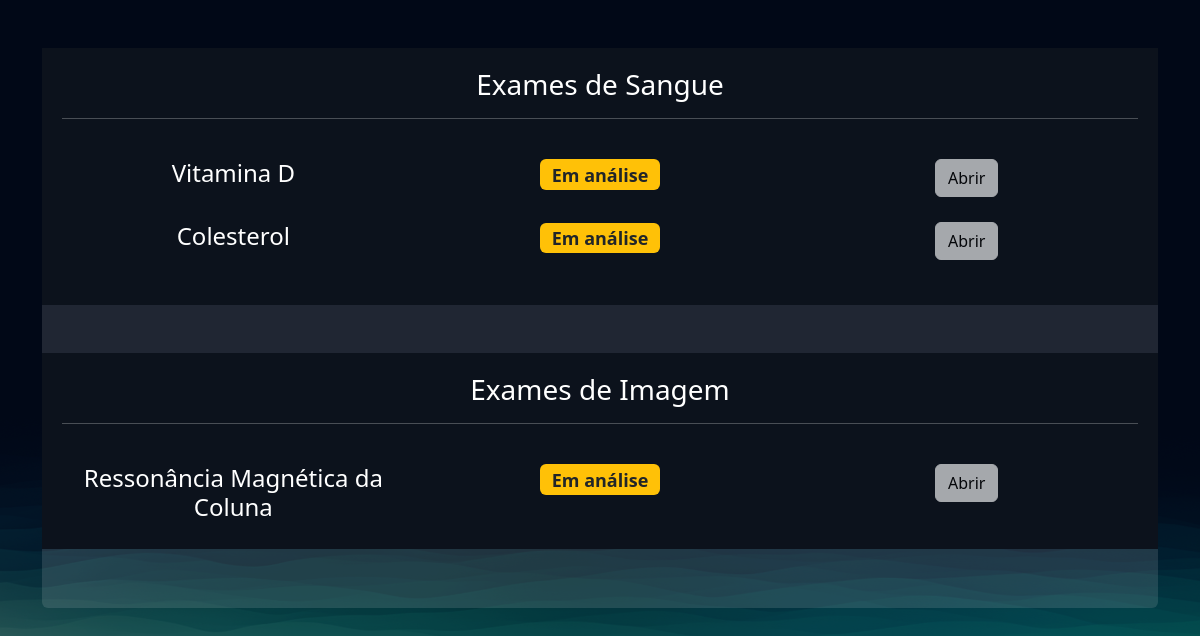
/exames/gerenciar_exames/ (signed in), run on an earlier commit of the app's database.
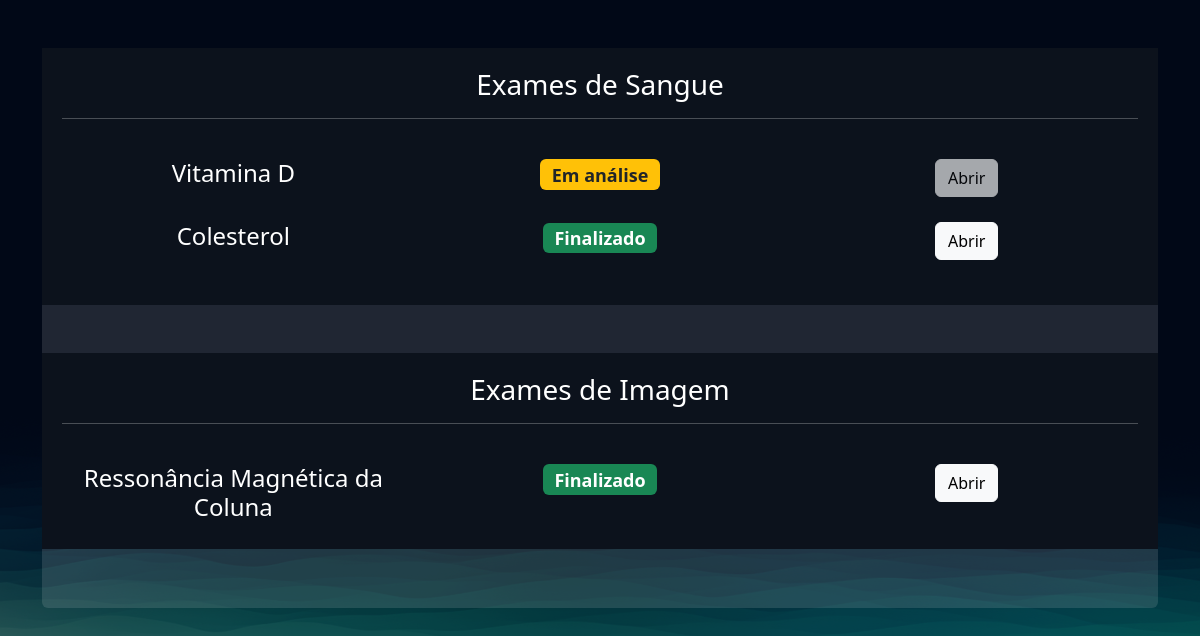
And on a later commit of the database.
### exames/models.py (models this page shows, shortened)
class SolicitacaoExame(models.Model):
    choice_status = (
    ('E', 'Em análise'),
    ('F', 'Finalizado')
    )
    usuario = models.ForeignKey(User, on_delete=models.DO_NOTHING)
    exame = models.ForeignKey(TiposExames, on_delete=models.DO_NOTHING)
    status = models.CharField(max_length=2, choices=choice_status)
    resultado = models.FileField(upload_to="resultados", null=True, blank=True)
    requer_senha = models.BooleanField(default=False)
    senha = models.CharField(max_length=6, null=True, blank=True)
    def badge_template(self):
        if self.status == 'E':
            classes_css = 'bg-warning text-dark'
            texto = "Em análise"
        elif self.status == 'F':
            classes_css = 'bg-success'
            texto = "Finalizado"
        return mark_safe(f'<span class="badge bg-primary {classes_css}">{texto}</span>')

class TiposExames(models.Model):
    tipo_choices = (
        ('I', 'Examde de Imagem'),
        ('S', 'Examde de Sangue'),
    )
    nome = models.CharField(max_length=50)
    tipo = models.CharField(choices=tipo_choices, max_length=1)
    preco = models.FloatField()
    disponivel = models.BooleanField(default=True)
    horario_inicial = models.IntegerField()
    horario_final = models.IntegerField()

### exames/views.py (the view)
# urls.py: path('gerenciar_exames/', views.gerenciar_exames, name="gerenciar_exames"),
@login_required
def gerenciar_exames(request):
    exames = SolicitacaoExame.objects.filter(usuario=request.user)
    return render(request, 'gerenciar_exames.html', {'exames': exames})

### exames/templates/gerenciar_exames.html (shortened to what this page needs)
{% extends "bases/base.html" %}
{% load static %}
{% block 'head' %}
    <link href="{% static 'exames/css/css.css' %}" rel="stylesheet">
    <link href="{% static 'exames/css/gerenciar_pedidos.css' %}" rel="stylesheet">
    <link href="{% static 'exames/css/gerenciar_exames.css' %}" rel="stylesheet">
{% endblock 'head' %}
{% block 'conteudo' %}
    <br>
    <br>
    <div class="container">
        <div class="card card-view">
            <div class="sub-card">
                <h3>Exames de Sangue</h3>
                <hr>
                <br>
                {% for exame in exames  %}
                  {% if  exame.exame.tipo == 'S'%}
                      <div class="row">
                          <div class="col-md"><h4>{{exame.exame.nome}}</h4></div>
                          <div class="col-md"><h4>{{exame.badge_template}}</h4></div>
                          <div class="col-md">
                              {% if exame.status == 'F' %}
                                  <a href="{% url "permitir_abrir_exame" exame.id %}" class="btn btn-light">Abrir</a>
                              {% else %}
                                  <a href="#" class="btn btn-light disabled">Abrir</a>
                              {% endif %}
                          </div>
                      </div>
                      <br>
                  {% endif %}
                {% endfor %}
            </div>
            <br>
            <br>
            <div class="sub-card">
                <h3>Exames de Imagem</h3>
                <hr>
                <br>
                {% for exame in exames  %}
                  {% if  exame.exame.tipo == 'I'%}
                      <div class="row">
                          <div class="col-md"><h4>{{exame.exame.nome}}</h4></div>
                          <div class="col-md"><h4>{{exame.badge_template}}</h4></div>
                          <div class="col-md">
                              {% if exame.status == 'F' %}
                                  <a href="{% url "permitir_abrir_exame" exame.id %}" class="btn btn-light">Abrir</a>
                              {% else %}
                                  <a href="#" class="btn btn-light disabled">Abrir</a>
                              {% endif %}
                      </div>
                      <br>
                  {% endif %}
                {% endfor %}
            </div>
        </div>
    </div>
{% endblock 'conteudo' %}

What changed in the data, as far as the page shows it:
changed SolicitacaoExame "Colesterol": status "E" → "F" (drawn); badge_template "Em análise" → "Finalizado"
changed SolicitacaoExame "Ressonância Magnética da Coluna": status "E" → "F" (drawn); badge_template "Em análise" → "Finalizado"
